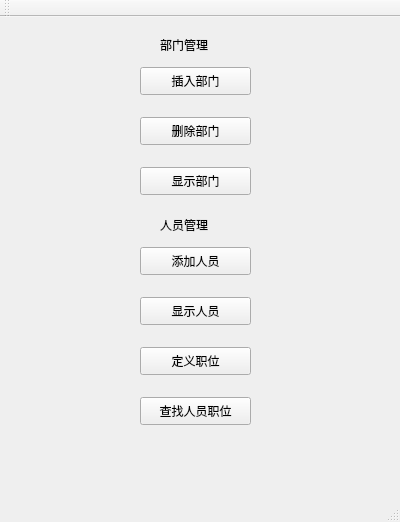
<?xml version="1.0" encoding="UTF-8"?>
<ui version="4.0">
 <class>MainWindow</class>
 <widget class="QMainWindow" name="MainWindow">
  <property name="geometry">
   <rect>
    <x>0</x>
    <y>0</y>
    <width>400</width>
    <height>522</height>
   </rect>
  </property>
  <property name="windowTitle">
   <string>高校人员管理系统</string>
  </property>
  <property name="windowIcon">
   <iconset>
    <normaloff>C:/Users/HP/Downloads/database.ico</normaloff>C:/Users/HP/Downloads/database.ico</iconset>
  </property>
  <widget class="QWidget" name="centralWidget">
   <widget class="QPushButton" name="pushButton">
    <property name="geometry">
     <rect>
      <x>140</x>
      <y>50</y>
      <width>111</width>
      <height>28</height>
     </rect>
    </property>
    <property name="text">
     <string>插入部门</string>
    </property>
   </widget>
   <widget class="QPushButton" name="pushButton_2">
    <property name="geometry">
     <rect>
      <x>140</x>
      <y>100</y>
      <width>111</width>
      <height>28</height>
     </rect>
    </property>
    <property name="text">
     <string>删除部门</string>
    </property>
   </widget>
   <widget class="QPushButton" name="pushButton_3">
    <property name="geometry">
     <rect>
      <x>140</x>
      <y>150</y>
      <width>111</width>
      <height>28</height>
     </rect>
    </property>
    <property name="text">
     <string>显示部门</string>
    </property>
   </widget>
   <widget class="QPushButton" name="pushButton_4">
    <property name="geometry">
     <rect>
      <x>140</x>
      <y>230</y>
      <width>111</width>
      <height>28</height>
     </rect>
    </property>
    <property name="text">
     <string>添加人员</string>
    </property>
   </widget>
   <widget class="QPushButton" name="pushButton_5">
    <property name="geometry">
     <rect>
      <x>140</x>
      <y>280</y>
      <width>111</width>
      <height>28</height>
     </rect>
    </property>
    <property name="text">
     <string>显示人员</string>
    </property>
   </widget>
   <widget class="QPushButton" name="pushButton_6">
    <property name="geometry">
     <rect>
      <x>140</x>
      <y>330</y>
      <width>111</width>
      <height>28</height>
     </rect>
    </property>
    <property name="text">
     <string>定义职位</string>
    </property>
   </widget>
   <widget class="QPushButton" name="pushButton_7">
    <property name="geometry">
     <rect>
      <x>140</x>
      <y>380</y>
      <width>111</width>
      <height>28</height>
     </rect>
    </property>
    <property name="text">
     <string>查找人员职位</string>
    </property>
   </widget>
   <widget class="QLabel" name="label">
    <property name="geometry">
     <rect>
      <x>160</x>
      <y>20</y>
      <width>72</width>
      <height>15</height>
     </rect>
    </property>
    <property name="text">
     <string>部门管理</string>
    </property>
   </widget>
   <widget class="QLabel" name="label_2">
    <property name="geometry">
     <rect>
      <x>160</x>
      <y>200</y>
      <width>72</width>
      <height>15</height>
     </rect>
    </property>
    <property name="text">
     <string>人员管理</string>
    </property>
   </widget>
  </widget>
  <widget class="QMenuBar" name="menuBar">
   <property name="geometry">
    <rect>
     <x>0</x>
     <y>0</y>
     <width>400</width>
     <height>26</height>
    </rect>
   </property>
  </widget>
  <widget class="QToolBar" name="mainToolBar">
   <attribute name="toolBarArea">
    <enum>TopToolBarArea</enum>
   </attribute>
   <attribute name="toolBarBreak">
    <bool>false</bool>
   </attribute>
  </widget>
  <widget class="QStatusBar" name="statusBar"/>
 </widget>
 <layoutdefault spacing="6" margin="11"/>
 <resources/>
 <connections/>
</ui>
